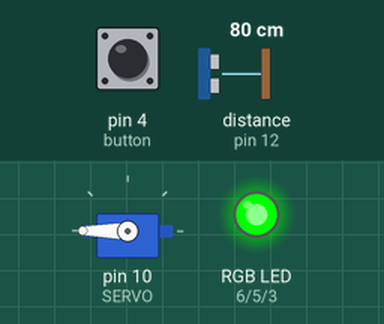
Bench run of a sketch on a simulated Arduino Uno, built with avr-gcc and run on an emulated ATmega328P. Shown: servo, an RGB LED mixed from three pins (HIGH = lit). Wiring (inferred from the names in the program): ultrasonic range finder: trigger pin 11; echo pin 12. The inputs (shaded band) are chosen by the test bench; at power-on: distance to the obstacle (sensor on pin 12) 80 cm, pin 4 (button) HIGH. The echo pulse lasts 58.3 µs per cm; pins used as bus, display or sensor lines are not drawn; what the sketch prints to the serial monitor is not drawn.

Above: at 1.2 s.
1.3 s: distance to the obstacle (sensor on pin 12) set to 7 cm
4.0 s: distance to the obstacle (sensor on pin 12) set to 4 cm
At 5.9 s:
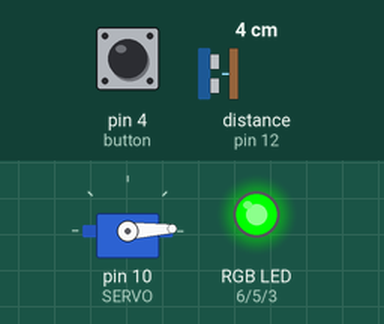
At 18.2 s:
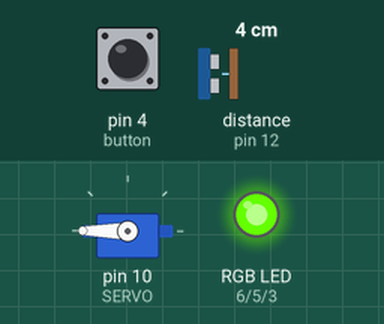
Timing chart, 0 to 20.5 s (numbered marks = the images above; inputs shaded):
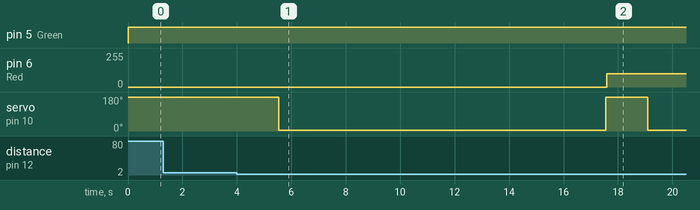

Measured:
- the behaviour switches between 6 and 5 cm on distance to the obstacle (sensor on pin 12) (found by bisection; images 0 and 1)
- after the input at 1.3 s, every drawn part: stays the same
- after the input at 4.0 s, pin 6 (Red): 0/255 → 100/255 after 13.6 s; servo on pin 10 (SERVO): 180° → 3° after 1.5 s, → 180° 12.0 s later, → 3° 1.6 s later

The sketch:

UNO_B.ino
```cpp
#include <Servo.h>
const int SERVO = 10;
const int trigPin = 11;
const int echoPin = 12;
const int Red = 6;
const int Green = 5;
const int Blue = 3;
const int button = 4;

Servo servo;

volatile float distance = 0;
volatile int cupcount = 0;


void setup() {
  pinMode(trigPin, OUTPUT);
  pinMode(echoPin, INPUT);
  pinMode(button, INPUT);
  Serial.begin(115200);
  servo.attach(SERVO);
  servo.write(180);


}

void loop() {

  int checkButton = digitalRead(button);
  Serial.print("버튼체크");
  Serial.println(checkButton);
  if (checkButton == 0) {
    servo.write(180);
    delay(1);
    cupcount = 0;
  }


  digitalWrite(trigPin, LOW);
  delayMicroseconds(2);
  digitalWrite(trigPin, HIGH);
  delayMicroseconds(10);
  digitalWrite(trigPin, LOW);

  unsigned long duration = pulseIn(echoPin, HIGH);
  distance = duration / 58.f;

  Serial.print("거리");
  Serial.println(distance, 2);
  Serial.print("컵카운트:");
  Serial.println(cupcount);

  switch (cupcount) {
    case 0:
      analogWrite(Red, 0);
      analogWrite(Green, 255);
      analogWrite(Blue, 0);
      break;
    case 1:
      analogWrite(Red, 100);
      analogWrite(Green, 255);
      analogWrite(Blue, 0);
      break;
    case 2:
      analogWrite(Red, 255);
      analogWrite(Green, 255);
      analogWrite(Blue, 0);
      break;
    case 3:
      analogWrite(Red, 255);
      analogWrite(Green, 70);
      analogWrite(Blue, 0);
      break;
    case 4:
      analogWrite(Red, 255);
      analogWrite(Green, 0);
      analogWrite(Blue, 0);
      break;
    default:
      analogWrite(Red, 255);
      analogWrite(Green, 0);
      analogWrite(Blue, 0);
      break;
  }

  if (distance <= 5) {
    delay(1500);
    servo.write(3);
    delay(12000);
    servo.write(180);
    delay(1);
    cupcount++;
  }

  if (cupcount >= 5) {
    servo.write(3);
    delay(1);
  }


  delay(50);

}
```
